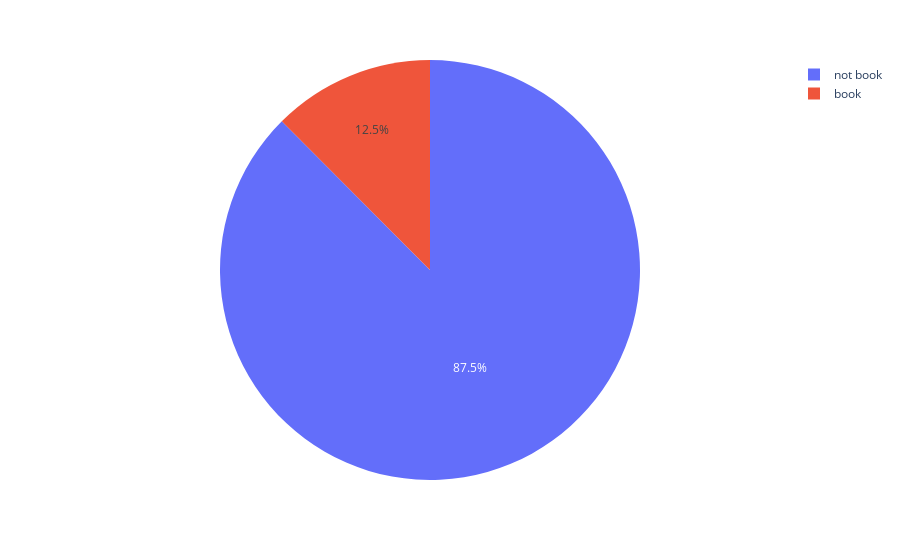

Write notebook code for a chart like this one.
### Code cell
fig1  = px.pie(df , names =labels , values = x1 )
fig1.show()


# here we just plotted pie to know how many restaurants have the table booking option

### Figure 1 — Plotly figure (JSON) as saved in the notebook; plotly's stock layout.template omitted (floating-point values rounded to 4 significant figures)
{"data": [{"domain": {"x": [0, 1], "y": [0, 1]}, "hovertemplate": "label=%{label}<br>value=%{value}<extra></extra>", "labels": ["not book", "book"], "legendgroup": "", "name": "", "showlegend": true, "type": "pie", "values": [45268, 6449]}], "layout": {"legend": {"tracegroupgap": 0}, "margin": {"t": 60}}}
